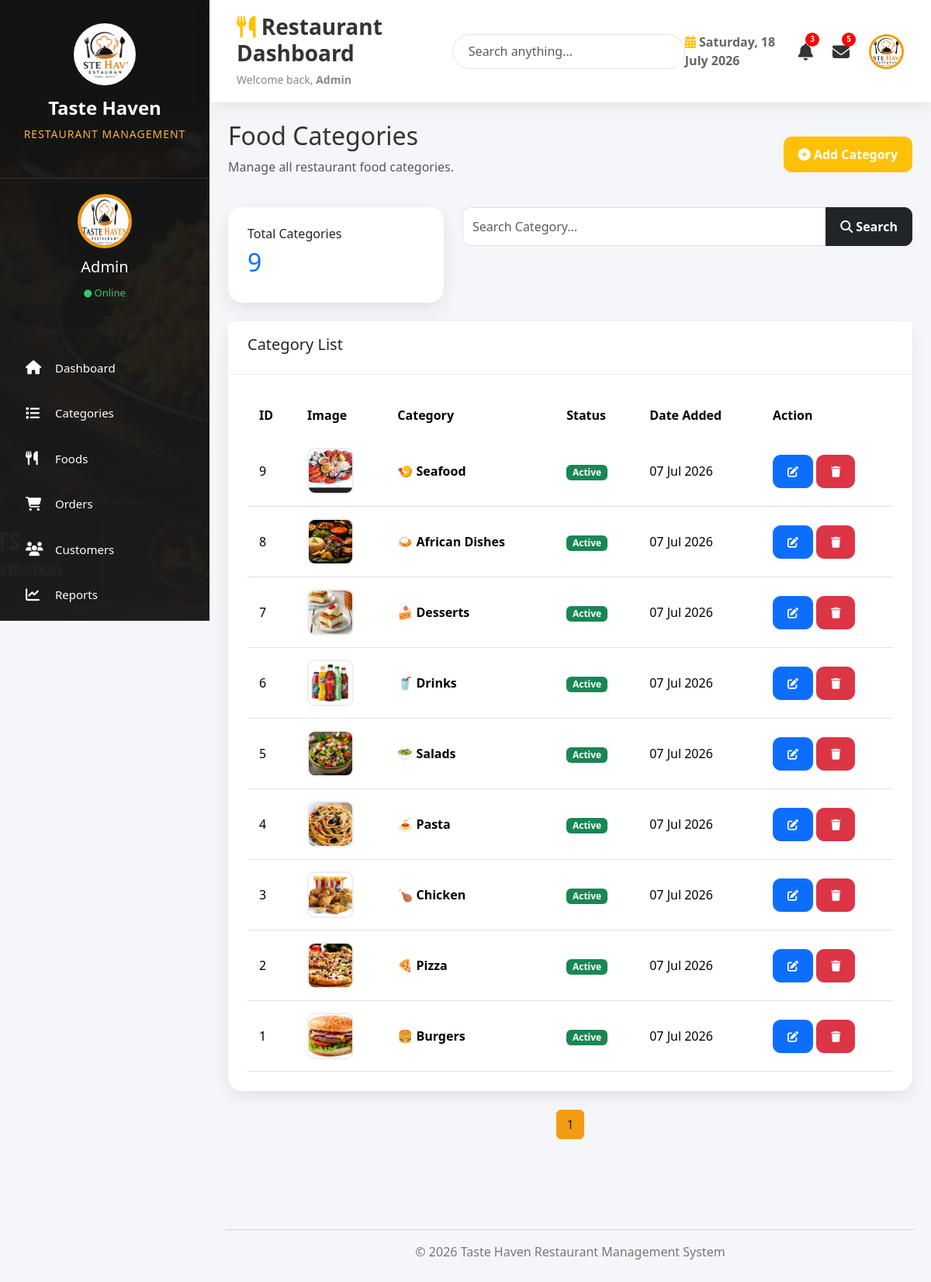
The app's page /admin/categories.php (signed in) with its own data.
### tables this page shows
CREATE TABLE `categories` (
  `id` int(11) NOT NULL,
  `category_name` varchar(100) NOT NULL,
  `image` varchar(255) DEFAULT NULL,
  `status` enum('Active','Inactive') DEFAULT 'Active',
  `created_at` timestamp NOT NULL DEFAULT current_timestamp(),
  `updated_at` timestamp NULL DEFAULT NULL ON UPDATE current_timestamp()
);

### admin/categories.php (the view, shortened to what this page needs)
<?php
include("../config/db.php");
$search = "";
$limit = 10;
$page = isset($_GET['page']) ? (int)$_GET['page'] : 1;
$start = ($page-1)*$limit;
$total_result = mysqli_query($conn,"SELECT COUNT(*) AS total FROM categories");
$total_row = mysqli_fetch_assoc($total_result);
$total_categories = $total_row['total'];
if($search=="")
{
$sql="SELECT *
FROM categories
ORDER BY id DESC
LIMIT $start,$limit";
}
else
{
$sql="SELECT *
FROM categories
WHERE category_name LIKE '%$search%'
ORDER BY id DESC
LIMIT $start,$limit";
}
$result=mysqli_query($conn,$sql);
?>
<!DOCTYPE html>
<html lang="en">
<head>
<link href="https://cdn.jsdelivr.net/npm/bootstrap@5.3.3/dist/css/bootstrap.min.css"
rel="stylesheet">
<link rel="stylesheet"
href="../assets/css/admin.css">
<link rel="stylesheet"
href="https://cdnjs.cloudflare.com/ajax/libs/font-awesome/6.5.2/css/all.min.css">
</head>
<body>
<div class="wrapper">
<?php include("includes/sidebar.php"); ?>
<div class="main">
<?php include("includes/header.php"); ?>
<div class="container-fluid p-4">
<div class="d-flex
justify-content-between
align-items-center
mb-4">
<div>
<h2>
Food Categories
</h2>
<p class="text-muted">
Manage all restaurant food categories.
</p>
</div>
<div>
<a href="add_category.php"
class="btn btn-warning">
<i class="fas fa-plus-circle"></i>
Add Category
</a>
</div>
</div>
<div class="row mb-4">
<div class="col-lg-4">
<div class="card">
<div class="card-body">
<h6>Total Categories</h6>
<h2 class="text-primary">
<?php echo $total_categories; ?>
</h2>
</div>
</div>
</div>
<div class="col-lg-8">
<form method="GET">
<div class="input-group">
<input
type="text"
name="search"
value="<?php echo $search;?>"
class="form-control"
placeholder="Search Category...">
<button
class="btn btn-dark">
<i class="fas fa-search"></i>
Search
</button>
</div>
</form>
</div>
</div>
<div class="card">
<div class="card-header">
<h5>
Category List
</h5>
</div>
<div class="card-body">
<div class="table-responsive">
<table class="table table-hover align-middle">
<thead>
<tr>
<th>ID</th>
<th>Image</th>
<th>Category</th>
<th>Status</th>
<th>Date Added</th>
<th width="170">
Action
</th>
</tr>
</thead>
<tbody>
<?php
if(mysqli_num_rows($result)>0)
{
while($row=mysqli_fetch_assoc($result))
{
?>
<tr>
<td>
<?php echo $row['id']; ?>
</td>
<td>
<?php
if($row['image']=="")
{
?>
<img
src="../assets/images/no-image.png"
class="table-image">
<?php
}
else
{
?>
<img
src="../uploads/categories/<?php echo $row['image'];?>"
class="table-image">
<?php
}
?>
</td>
<td>
<strong>
<?php echo $row['category_name']; ?>
</strong>
</td>
<td>
<?php
if($row['status']=="Active")
{
echo "<span class='badge bg-success'>Active</span>";
}
else
{
echo "<span class='badge bg-danger'>Inactive</span>";
}
?>
</td>
<td>
<?php
echo date(
"d M Y",
strtotime($row['created_at'])
);
?>
</td>
<td>
<a
href="edit_category.php?id=<?php echo $row['id'];?>"
class="btn btn-sm btn-primary">
<i class="fas fa-edit"></i>
</a>
<a
href="delete_category.php?id=<?php echo $row['id'];?>"
class="btn btn-sm btn-danger"
onclick="return confirm('Delete this category?')">
<i class="fas fa-trash"></i>
</a>
</td>
</tr>
<?php
}
}
?>
</tbody>
</table>
</div>
</div>
</div>
<?php
if($search=="")
{
$count_query=mysqli_query($conn,"SELECT COUNT(*) AS total FROM categories");
}
else
{
$count_query=mysqli_query($conn,"
SELECT COUNT(*) AS total
FROM categories
WHERE category_name LIKE '%$search%'
");
}
$count=mysqli_fetch_assoc($count_query);
$total_records=$count['total'];
$total_pages=ceil($total_records/$limit);
?>
<nav class="mt-4">
<ul class="pagination justify-content-center">
<?php
for($i=1;$i<=$total_pages;$i++)
{
?>
<li class="page-item <?php if($page==$i) echo "active";?>">
<a class="page-link"
href="?page=<?php echo $i;?>&search=<?php echo $search;?>">
<?php echo $i;?>
</a>
</li>
<?php
}
?>
</ul>
</nav>
</div>
<div class="admin-footer">
<hr>
<p>
© <?php echo date("Y"); ?>
Taste Haven Restaurant Management System
</p>
</div>
</div>
</div>
</body>
</html>

### admin/includes/sidebar.php (shortened to what this page needs)
<div class="sidebar">
    <div class="logo-area">
        <img src="../assets/images/logo.png" alt="Logo">
        <h3>Taste Haven</h3>
        <p>Restaurant Management</p>
    </div>
    <div class="admin-profile">
        <img src="../assets/images/logo.png" alt="Admin">
        <h5><?php echo ucfirst($_SESSION['admin']); ?></h5>
        <span>
            <i class="fas fa-circle"></i> Online
        </span>
    </div>
    <hr style="border-color:rgba(255,255,255,.15); margin:20px;">
    <ul>
        <li>
            <a href="dashboard.php">
                <i class="fas fa-home"></i>
                <span>Dashboard</span>
            </a>
        </li>
        <li>
            <a href="categories.php">
                <i class="fas fa-list"></i>
                <span>Categories</span>
            </a>
        </li>
        <li>
            <a href="foods.php">
                <i class="fas fa-utensils"></i>
                <span>Foods</span>
            </a>
        </li>
        <li>
            <a href="orders.php">
                <i class="fas fa-shopping-cart"></i>
                <span>Orders</span>
            </a>
        </li>
        <li>
            <a href="customers.php">
                <i class="fas fa-users"></i>
                <span>Customers</span>
            </a>
        </li>
        <li>
            <a href="reports.php">
                <i class="fas fa-chart-line"></i>
                <span>Reports</span>
            </a>
        </li>
    </ul>
</div>

### admin/includes/header.php (shortened to what this page needs)
<div class="topbar">
    <div class="top-left">
        <h2>
            <i class="fas fa-utensils text-warning"></i>
            Restaurant Dashboard
        </h2>
        <small>
            Welcome back,
            <strong>
                <?php echo ucfirst($_SESSION['admin']); ?>
            </strong>
        </small>
    </div>
    <div class="top-center">
        <form>
            <div class="search-box">
                <input
                type="text"
                class="form-control"
                placeholder="Search anything...">
            </div>
        </form>
    </div>
    <div class="top-right">
        <div class="date">
            <i class="fas fa-calendar-alt text-warning"></i>
            <?php echo date("l, d F Y"); ?>
        </div>
        <div class="notification">
            <i class="fas fa-bell"></i>
            <span class="notify">3</span>
        </div>
        <div class="notification">
            <i class="fas fa-envelope"></i>
            <span class="notify">5</span>
        </div>
        <img src="../assets/images/logo.png">
    </div>
</div>

### assets/css/admin.css (style rules this page uses)
* { margin:0; padding:0; box-sizing:border-box; }
body { font-family:'Segoe UI',Tahoma,Geneva,Verdana,sans-serif; background:#f4f6f9; color:#333; }
a { text-decoration:none; }
.wrapper { display:flex; min-height:100vh; }
.sidebar { width:270px; height:100vh; position:fixed; top:0; left:0; bottom:0; background: linear-gradient( rgba(18,18,18,.95), rgba(28,28,28,.95)), url('../images/hero.png'); background-size:cover; background-position:center; color:#fff; overflow-y:auto; overflow-x:hidden; scroll-behavior:smooth; padding-bottom:40px; z-index:999; transition:.3s; }
.logo-area { padding:30px 20px; text-align:center; }
.logo-area img { width:80px; height:80px; border-radius:50%; background:#fff; padding:8px; object-fit:cover; }
.logo-area h3 { margin-top:15px; font-size:24px; font-weight:bold; color:#fff; }
.logo-area p { color:#f5b041; font-size:14px; }
.admin-profile { text-align:center; padding:20px; }
.admin-profile img { width:70px; height:70px; border-radius:50%; border:4px solid #f39c12; }
.admin-profile h5 { margin-top:12px; color:white; }
.admin-profile span { color:#2ecc71; font-size:13px; }
.sidebar ul { list-style:none; padding:0; margin:20px 0 0; }
.sidebar ul li { margin:8px 15px; }
.sidebar ul li a { display:flex; align-items:center; color:white; padding:14px 18px; border-radius:10px; transition:.3s; }
.sidebar ul li a i { width:30px; font-size:18px; }
.main { margin-left:270px; width:calc(100% - 270px); }
.topbar { background:white; padding:20px 35px; display:flex; justify-content:space-between; align-items:center; box-shadow:0 5px 15px rgba(0,0,0,.08); }
.topbar h2 { font-weight:bold; }
.topbar small { color:gray; }
.top-right { display:flex; align-items:center; gap:20px; }
.top-right img { width:45px; height:45px; border-radius:50%; object-fit:cover; }
.card { border:none; border-radius:18px; box-shadow:0 8px 20px rgba(0,0,0,.08); }
.card-header { background:#ffffff; border-bottom:1px solid #ececec; font-weight:600; padding:18px 25px; }
.card-body { padding:25px; }
.table { margin-bottom:0; vertical-align:middle; }
.table thead { background:#212529; color:#fff; }
.table thead th { padding:15px; border:none; font-weight:600; }
.table tbody td { padding:15px; }
.table tbody tr { transition:.3s; }
.table-image { width:60px; height:60px; object-fit:cover; border-radius:10px; border:2px solid #eee; }
.btn { border-radius:10px; padding:10px 18px; font-weight:600; }
.btn-primary { background:#0d6efd; }
.btn-warning { color:#fff; }
.btn-danger { background:#dc3545; }
.btn-dark { background:#212529; }
.search-box { width:300px; }
.search-box input { border-radius:10px; padding:10px 15px; }
.form-control, .form-select { border-radius:10px; padding:12px; }
.pagination .page-link { color:#212529; border-radius:8px; margin:0 3px; }
.pagination .active .page-link { background:#f39c12; border-color:#f39c12; }
.admin-footer { text-align:center; padding:20px; color:#777; margin-top:40px; }
.sidebar ul li { margin-bottom:8px; }
.sidebar ul li a { font-size:15px; }
.sidebar ul li a span { margin-left:8px; }
.admin-profile span i { color:#2ecc71; font-size:10px; }
.logo-area { border-bottom:1px solid rgba(255,255,255,.10); }
.logo-area p { letter-spacing:1px; text-transform:uppercase; }
.topbar { display:flex; justify-content:space-between; align-items:center; padding:18px 35px; background:#fff; box-shadow:0 5px 20px rgba(0,0,0,.08); position:sticky; top:0; z-index:999; }
.top-left h2 { font-size:28px; font-weight:700; margin-bottom:5px; }
.top-left small { color:#888; }
.top-center { width:35%; }
.search-box input { height:45px; border-radius:30px; padding-left:20px; }
.top-right { display:flex; align-items:center; gap:25px; }
.top-right img { width:45px; height:45px; border-radius:50%; border:3px solid #f39c12; object-fit:cover; }
.notification { position:relative; font-size:22px; cursor:pointer; }
.notify { position:absolute; top:-8px; right:-8px; background:red; color:white; width:18px; height:18px; border-radius:50%; display:flex; align-items:center; justify-content:center; font-size:10px; font-weight:bold; }
.date { font-weight:600; color:#666; }
html { scroll-behavior:smooth; }
.sidebar { scrollbar-width:thin; scrollbar-color:#f39c12 rgba(255,255,255,.08); }

### records on screen
categories: id "9", image (picture), category_name "🍤 Seafood", status "Active", created_at "07 Jul 2026"
categories: id "8", image (picture), category_name "🍛 African Dishes", status "Active", created_at "07 Jul 2026"
categories: id "7", image (picture), category_name "🍰 Desserts", status "Active", created_at "07 Jul 2026"
categories: id "6", image (picture), category_name "🥤 Drinks", status "Active", created_at "07 Jul 2026"
categories: id "5", image (picture), category_name "🥗 Salads", status "Active", created_at "07 Jul 2026"
categories: id "4", image (picture), category_name "🍝 Pasta", status "Active", created_at "07 Jul 2026"
categories: id "3", image (picture), category_name "🍗 Chicken", status "Active", created_at "07 Jul 2026"
categories: id "2", image (picture), category_name "🍕 Pizza", status "Active", created_at "07 Jul 2026"
categories: id "1", image (picture), category_name "🍔 Burgers", status "Active", created_at "07 Jul 2026"

### other values on screen
$_SESSION['admin'] "Admin"
$total_categories "9"
